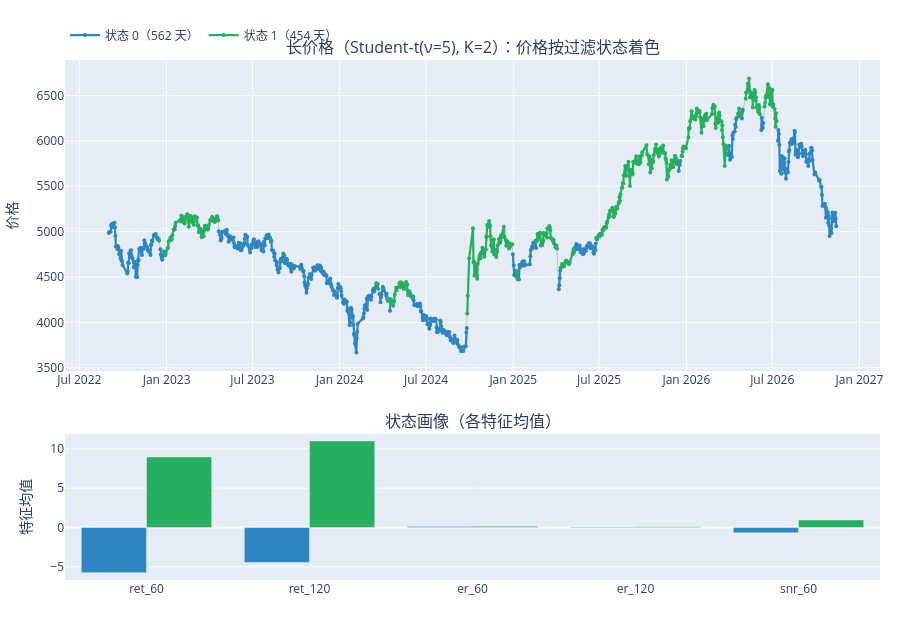

Notebook code for this chart:
### Markdown cell above
## 三、长价格（Student-t, K=2）

### Code cell
plot_states('长价格').show()

### Figure 1 — Plotly figure (JSON) as saved in the notebook; plotly's stock layout.template omitted (floating-point values rounded to 4 significant figures; data arrays with more than 128 entries replaced by an {"elided": "..."} marker saying what was removed)
{"data": [{"line": {"color": "#BDC3C7", "width": 1}, "mode": "lines", "name": "价格", "showlegend": false, "type": "scatter", "x": {"elided": "1016 str values"}, "xaxis": "x", "y": {"elided": "1016 float values"}, "yaxis": "y"}, {"line": {"color": "#2E86C1", "width": 2.2}, "marker": {"color": "#2E86C1", "size": 4}, "mode": "lines+markers", "name": "状态 0（562 天）", "type": "scatter", "x": {"elided": "1016 str values"}, "xaxis": "x", "y": {"elided": "1016 float values"}, "yaxis": "y"}, {"line": {"color": "#27AE60", "width": 2.2}, "marker": {"color": "#27AE60", "size": 4}, "mode": "lines+markers", "name": "状态 1（454 天）", "type": "scatter", "x": {"elided": "1016 str values"}, "xaxis": "x", "y": {"elided": "1016 float values"}, "yaxis": "y"}, {"marker": {"color": "#2E86C1"}, "name": "状态 0", "showlegend": false, "type": "bar", "x": ["ret_60", "ret_120", "er_60", "er_120", "snr_60"], "xaxis": "x2", "y": [-5.74, -4.45, 0.12, 0.07, -0.67], "yaxis": "y2"}, {"marker": {"color": "#27AE60"}, "name": "状态 1", "showlegend": false, "type": "bar", "x": ["ret_60", "ret_120", "er_60", "er_120", "snr_60"], "xaxis": "x2", "y": [8.97, 11.01, 0.16, 0.11, 0.96], "yaxis": "y2"}], "layout": {"annotations": [{"font": {"size": 16}, "showarrow": false, "text": "长价格（Student-t(ν=5), K=2）：价格按过滤状态着色", "x": 0.5, "xanchor": "center", "xref": "paper", "y": 1, "yanchor": "bottom", "yref": "paper"}, {"font": {"size": 16}, "showarrow": false, "text": "状态画像（各特征均值）", "x": 0.5, "xanchor": "center", "xref": "paper", "y": 0.2816, "yanchor": "bottom", "yref": "paper"}], "height": 620, "hovermode": "x unified", "legend": {"orientation": "h", "y": 1.02, "yanchor": "bottom"}, "margin": {"b": 40, "l": 40, "r": 20, "t": 60}, "xaxis": {"anchor": "y", "domain": [0, 1]}, "xaxis2": {"anchor": "y2", "domain": [0, 1]}, "yaxis": {"anchor": "x", "domain": [0.4016, 1], "title": {"text": "价格"}}, "yaxis2": {"anchor": "x2", "domain": [0, 0.2816], "title": {"text": "特征均值"}}}}
